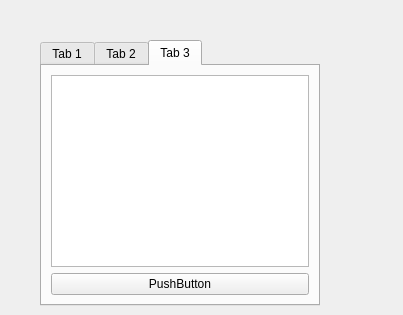
<?xml version="1.0" encoding="UTF-8"?>
<ui version="4.0">
 <class>Widget</class>
 <widget class="QWidget" name="Widget">
  <property name="geometry">
   <rect>
    <x>0</x>
    <y>0</y>
    <width>403</width>
    <height>315</height>
   </rect>
  </property>
  <property name="windowTitle">
   <string>Widget</string>
  </property>
  <widget class="QTabWidget" name="tabWidget">
   <property name="geometry">
    <rect>
     <x>40</x>
     <y>40</y>
     <width>280</width>
     <height>266</height>
    </rect>
   </property>
   <property name="sizePolicy">
    <sizepolicy hsizetype="Expanding" vsizetype="Preferred">
     <horstretch>0</horstretch>
     <verstretch>0</verstretch>
    </sizepolicy>
   </property>
   <property name="currentIndex">
    <number>2</number>
   </property>
   <widget class="QWidget" name="tab">
    <attribute name="title">
     <string>Tab 1</string>
    </attribute>
    <widget class="QWidget" name="">
     <property name="geometry">
      <rect>
       <x>9</x>
       <y>9</y>
       <width>261</width>
       <height>121</height>
      </rect>
     </property>
     <layout class="QHBoxLayout" name="horizontalLayout">
      <item>
       <widget class="QGroupBox" name="groupBox">
        <property name="title">
         <string>GroupBox</string>
        </property>
        <layout class="QVBoxLayout" name="verticalLayout">
         <item>
          <widget class="QRadioButton" name="radioButton">
           <property name="text">
            <string>RadioButton</string>
           </property>
          </widget>
         </item>
         <item>
          <widget class="QRadioButton" name="radioButton_2">
           <property name="text">
            <string>RadioButton</string>
           </property>
          </widget>
         </item>
         <item>
          <widget class="QRadioButton" name="radioButton_3">
           <property name="text">
            <string>RadioButton</string>
           </property>
          </widget>
         </item>
         <item>
          <widget class="QRadioButton" name="radioButton_4">
           <property name="text">
            <string>RadioButton</string>
           </property>
          </widget>
         </item>
        </layout>
       </widget>
      </item>
      <item>
       <widget class="QPushButton" name="Tab1pushButton">
        <property name="sizePolicy">
         <sizepolicy hsizetype="Expanding" vsizetype="Expanding">
          <horstretch>0</horstretch>
          <verstretch>0</verstretch>
         </sizepolicy>
        </property>
        <property name="text">
         <string>Tab1</string>
        </property>
       </widget>
      </item>
     </layout>
    </widget>
   </widget>
   <widget class="QWidget" name="tab_2">
    <attribute name="title">
     <string>Tab 2</string>
    </attribute>
    <layout class="QVBoxLayout" name="verticalLayout_2">
     <item>
      <widget class="QPushButton" name="pushButton_2">
       <property name="text">
        <string>PushButton</string>
       </property>
      </widget>
     </item>
     <item>
      <widget class="QPushButton" name="pushButton_3">
       <property name="text">
        <string>PushButton</string>
       </property>
      </widget>
     </item>
     <item>
      <widget class="QPushButton" name="pushButton_4">
       <property name="text">
        <string>PushButton</string>
       </property>
      </widget>
     </item>
     <item>
      <spacer name="verticalSpacer_2">
       <property name="orientation">
        <enum>Qt::Vertical</enum>
       </property>
       <property name="sizeHint" stdset="0">
        <size>
         <width>20</width>
         <height>132</height>
        </size>
       </property>
      </spacer>
     </item>
    </layout>
   </widget>
   <widget class="QWidget" name="tab_3">
    <attribute name="title">
     <string>Tab 3</string>
    </attribute>
    <layout class="QVBoxLayout" name="verticalLayout_3">
     <item>
      <widget class="QListWidget" name="listWidget"/>
     </item>
     <item>
      <widget class="QPushButton" name="pushButton_5">
       <property name="text">
        <string>PushButton</string>
       </property>
      </widget>
     </item>
    </layout>
   </widget>
  </widget>
 </widget>
 <resources/>
 <connections/>
</ui>
